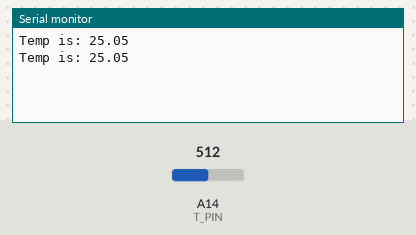
Recording of a sketch running on a simulated Arduino Mega 2560, built with avr-gcc and run on an emulated ATmega2560. Shown: the last lines printed to the serial monitor. Inputs (shaded band) come from the test bench; at power-on: A14 (T_PIN) = 512.

Above: at 1.2 s.
1.3 s: A14 (T_PIN) set to 716
At 2.6 s:
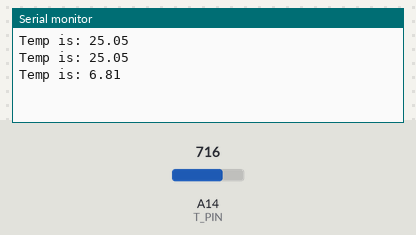
2.8 s: A14 (T_PIN) set to 900
At 3.8 s:
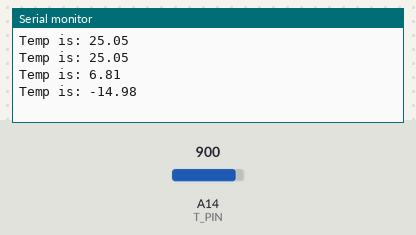
Timing chart, 0 to 5.8 s (numbered marks = the images above; inputs shaded):
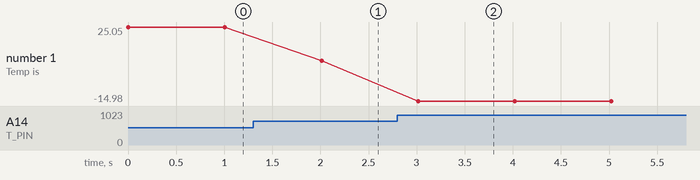

Measured:
- after the input at 1.3 s, the serial monitor: prints a new line after 0.71 s (image 1)
- after the input at 2.8 s, the serial monitor: prints a new line after 0.22 s (image 2)
- plotted number 1: 25.05 → 6.81 after the input at 1.3 s, 6.81 → -14.98 after the input at 2.8 s

The sketch:

thermistor_test.ino
```cpp
// Link to DUT is found in thermistor.cpp
// Last modified : 5.14.19 : R.Williams

#include "thermistor.h"

void setup() {
  Serial.begin(9600);
  t_setup(true);
}

void loop() {
  double t = read_t();
  Serial.println("Temp is: " + String(t));
  delay(1000);
}
```

thermistor.cpp
```cpp
#include <Arduino.h>
#include "thermistor.h"

//thermistor in use: https://www.omega.com/en-us/search/?text=ON-909-44006

bool debug_t = false;

void t_setup (bool mode) {
  debug_t = mode;
  pinMode(T_PIN, INPUT);
  analogReference(EXTERNAL);       // Reference should come from 3.3V rail for noise mitigation
}

double adc2volt(uint16_t adc_val) {
  return 5.0 / 1023 *adc_val;
}

double volt2res(double v_val) {
  return R_REF / ((5.0 / v_val) - 1);
}

double res2cel(double r_val) {
  // Values for 10k thermistor. ref: https://www.skyeinstruments.com/wp-content/uploads/Steinhart-Hart-Eqn-for-10k-Thermistors.pdf
  float a = 0.0011253088;
  float b = 0.0002347118;
  float c = 0.0000000856;
  return 1 / (a + b * log(r_val) + c * pow(log(r_val), 3.0)) - 273.15;
}

double read_t() {
  double t_sum = 0;
  for (int i = 0; i < NUM_SAMPS; i++) {
    uint16_t t_adc = analogRead(T_PIN);
    double t_v = adc2volt(t_adc);
    double t_r = volt2res(t_v);
    t_sum += res2cel(t_r);
  }
   return t_sum / NUM_SAMPS;
}
```

thermistor.h
```cpp
#ifndef thermistor_h
#define thermistor_h

#define T_PIN A14        // Thermistor sampling pin
#define NUM_SAMPS 5     // Number of samples to average per reading
#define R_REF 9960     // reference resistor for voltage divider

void t_setup (bool mode);

double adc2volt(uint16_t adc_val);

double volt2res(double v_val);

double res2cel(double r_val);

double read_t();

#endif
```
